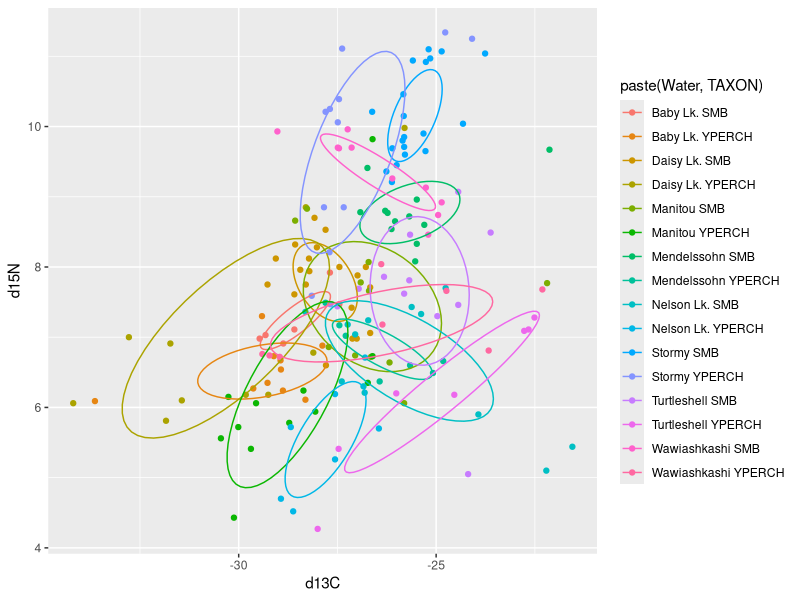
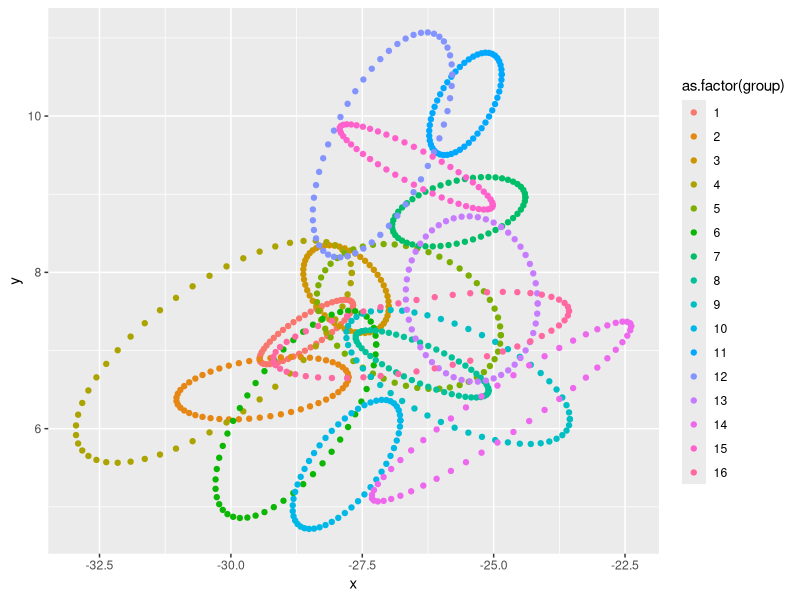

These charts were generated, in order, by the following R code:
library(tidyverse)

dat = read.csv("JD-data_Feb16.csv") %>%
  filter(TAXON %in% c("SMB", "YPERCH"))

p = ggplot(dat, aes(x = d13C, y = d15N, group = paste(Water, TAXON), colour = paste(Water, TAXON))) +
  geom_point() + 
  stat_ellipse(type = "norm", level = 0.4)
p

# extract ellipse coords
ellipse_data = ggplot_build(p)$data[[2]]

# plot to confirm - BINGO
ggplot(ellipse_data, aes(x = x, y = y, colour = as.factor(group))) +
  geom_point() 

# calculate min and max
d13c_d15n_ranges =
  ellipse_data %>%
  group_by(group) %>%
  summarise(d13c_min = min(x),
            d13c_max = max(x),
            d15n_min = min(y),
            d15n_max = max(y)
            ) 

# need this to identify the lakes and species
name_df = data.frame(
  lake_species = unique(paste(dat$Water, dat$TAXON))
)
name_df$group = row.names(name_df)

# merge names to d13c and d15n ranges
d13c_d15n_ranges = merge(d13c_d15n_ranges, name_df, by = "group")
  